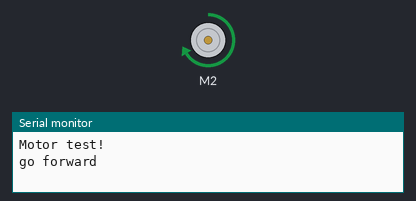
This sketch was run on a simulated Arduino Uno, built with avr-gcc and run on an emulated ATmega328P. Shown: DC motor (green arrow = forward, orange = backward, longer = faster), the last lines printed to the serial monitor.

Above: at 2.5 s.
At 6.0 s:
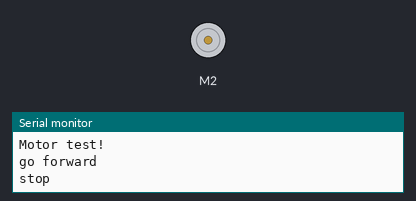
At 9.5 s:
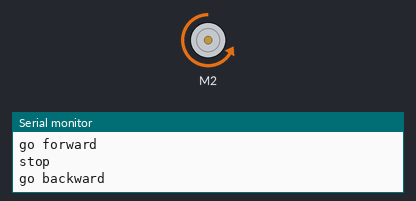
Timing chart, 0 to 16.9 s (numbered marks = the images above):
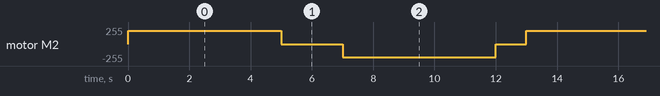

The sketch:

adafruit-motor-shield-v1.ino
```cpp
#include <AFMotor.h>

AF_DCMotor motor(2, MOTOR12_64KHZ); // create motor #2, 64KHz pwm

void setup() {
  Serial.begin(9600);           // set up Serial library at 9600 bps
  Serial.println("Motor test!");

  motor.setSpeed(200);     // set the speed to 200/255
}

void loop() {
  Serial.println("go forward");
  motor.run(FORWARD);      // spin motor forward
  delay(5000);

  Serial.println("stop");
  motor.run(RELEASE);      // stop motor
  delay(2000);

  Serial.println("go backward");
  motor.run(BACKWARD);     // spin motor backward
  delay(5000);

  Serial.println("stop");
  motor.run(RELEASE);      // stop motor
  delay(1000);
}
```

Measured:
- by itself, motor M2: repeats every 13.0 s: stopped 2.0 s, backward 200/255 5.0 s, stopped 1.0 s, forward 200/255 5.0 s
